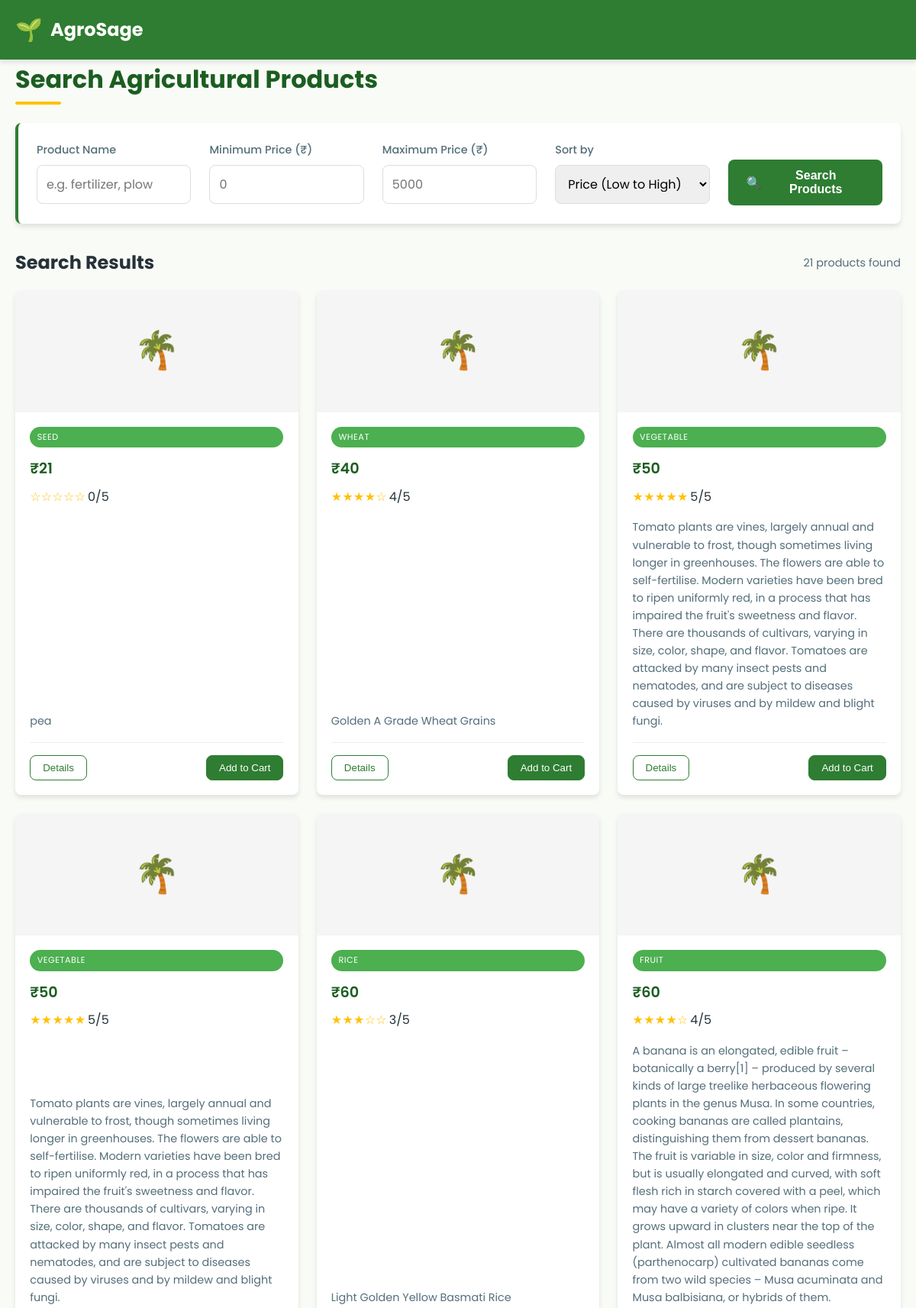
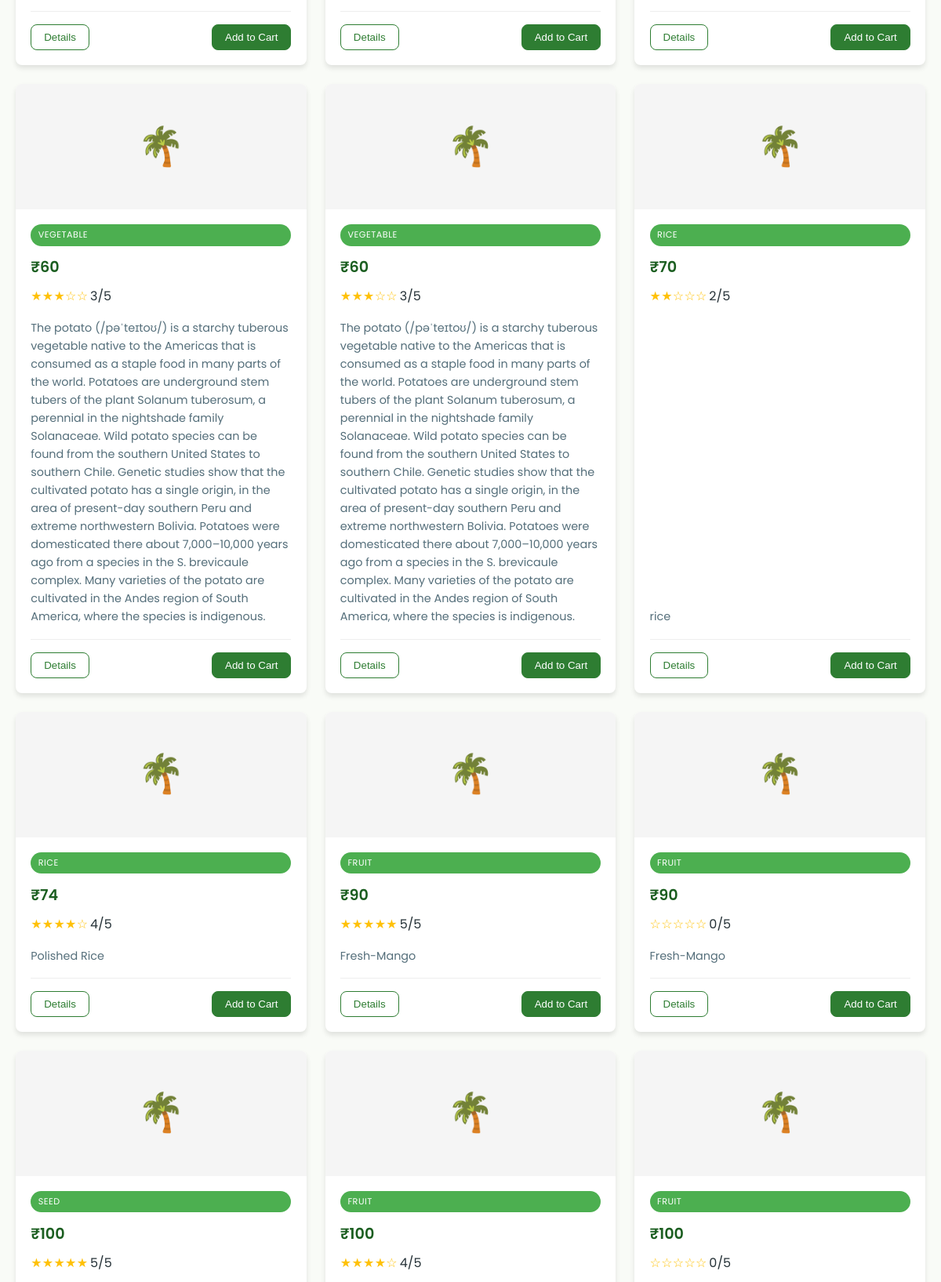
The page /search/ (signed in, upper part) on the database its author committed (2 pictures, top to bottom).
### home/models.py (models this page shows)
class MarketItems(models.Model):
    farmer = models.ForeignKey(User,on_delete=models.CASCADE)
    items_name = models.CharField(max_length=1000)
    items_description = models.TextField(max_length=1000)
    category = models.ForeignKey(Category,on_delete=models.CASCADE)   # e.g. “Fertilizer”, “Tool”
    item_price = models.IntegerField()
    item_image = models.ImageField(upload_to='market_items/')
    items_weight = models.IntegerField()
    min_weight = models.IntegerField(default=0)
    item_rating = models.IntegerField(default=0)
    location = models.CharField(max_length=300,default="Neelbad, Bhopal, Mp-42603")
    item_list_date = models.DateTimeField(auto_now_add=True)
    def __str__(self):
        return self.items_name

class Category(models.Model):
    name = models.CharField(max_length=300)
    def __str__(self):
        return self.name

### home/views.py (the view)
# urls.py: path('search/', views.search_products, name='search_products'),
@login_required
def search_products(request):
    q = request.GET.get('q', '').strip().lower()
    min_price = request.GET.get('min_price')
    max_price = request.GET.get('max_price')
    sort_by = request.GET.get('sort', 'item_price')  # change 'item_price'
    load_indices()
    ids = set()
    if q:
        terms = q.split()
        ids = inverted_index.lookup(terms)
    else:
        ids = set(MarketItems.objects.values_list('id', flat=True))
    qs = MarketItems.objects.filter(id__in=ids)
    if min_price: qs = qs.filter(item_price__gte=min_price)
    if max_price: qs = qs.filter(item_price__lte=max_price)
    valid_sorts = ['item_price', '-item_price', 'item_rating', '-item_rating']
    if sort_by in valid_sorts:
        qs = qs.order_by(sort_by)
    return render(request, "home/search_results.html", {"products": qs})

### home/autocomplete.py (called while the page is built)
    def insert(self, product):
        node = self.root
        name = (product.items_name or "").strip().lower()
        if not name:
            return  # skip empty or null names
        for ch in name:
            if ch not in node.children:
                node.children[ch] = TrieNode()
            node = node.children[ch]
            node.ids.add(product.id)
        node.is_end_of_word = True  # Optional
        print(f"Inserted '{name}' for product ID {product.id}")

### home/search_index.py (called while the page is built)
    def tokenize(self, text):
        return set(re.findall(r'\b\w+\b', text.lower()))

    def add_product(self, product):
        text_parts = [
            product.items_name or "",
            product.items_description or "",
            str(product.category.name) if hasattr(product.category, 'name') else ""
        ]
        combined_text = " ".join(text_parts)
        words = self.tokenize(combined_text)
        for word in words:
            self.index[word].add(product.id)
        print(f"Indexed Product [{product.id}]: {words}")

### home/views.py (called while the page is built)
def load_indices():
    global _loaded
    if _loaded:
        return
    for p in MarketItems.objects.all():
        inverted_index.add_product(p)
        autocomplete_trie.insert(p)
        print(p,inverted_index)
    _loaded = True

### templates/home/search_results.html (shortened to what this page needs)
{% load static %}
<!DOCTYPE html>
<html lang="en">
<head>
</head>
<body>
    <header>
        <div class="container header-content">
            <div class="logo">
                <span class="logo-icon">🌱</span>
                <span>AgroSage</span>
            </div>
        </div>
    </header>
    <main class="container">
        <h1>Search Agricultural Products</h1>
        <div class="search-box">
            <form class="search-form" method="get" action="{% url 'search_products' %}">
                <div class="form-group">
                    <label for="q">Product Name</label>
                    <input type="text" name="q" id="q" value="{{ request.GET.q }}" placeholder="e.g. fertilizer, plow">
                </div>
                <div class="form-group">
                    <label for="min_price">Minimum Price (₹)</label>
                    <input type="number" name="min_price" id="min_price" value="{{ request.GET.min_price }}" placeholder="0">
                </div>
                <div class="form-group">
                    <label for="max_price">Maximum Price (₹)</label>
                    <input type="number" name="max_price" id="max_price" value="{{ request.GET.max_price }}" placeholder="5000">
                </div>
                <div class="form-group">
                    <label for="sort">Sort by</label>
                    <select name="sort" id="sort">
                        <option value="price" {% if request.GET.sort == "item_price" %}selected{% endif %}>Price (Low to High)</option>
                    </select>
                </div>
                <div class="form-group">
                    <button type="submit" class="search-btn">
                        <span>🔍</span> Search Products
                    </button>
                </div>
            </form>
        </div>
        <div class="results-header">
            <h2>Search Results</h2>
            {% if products %}
                <span class="results-count">{{ products|length }} products found</span>
            {% endif %}
        </div>
        {% if products %}
            <div class="product-grid">
                {% for product in products %}
                    <div class="product-card">
                        <div class="product-img">
                            🌴
                        </div>
                        <div class="product-info">
                            <span class="product-category">{{ product.category }}</span>
                            <div class="product-price">₹{{ product.item_price }}</div>
                            <div class="product-rating">
                                <span class="stars">
                                    {% if product.item_rating >= 1 %}★{% else %}☆{% endif %}
                                    {% if product.item_rating >= 2 %}★{% else %}☆{% endif %}
                                    {% if product.item_rating >= 3 %}★{% else %}☆{% endif %}
                                    {% if product.item_rating >= 4 %}★{% else %}☆{% endif %}
                                    {% if product.item_rating >= 5 %}★{% else %}☆{% endif %}
                                </span>
                                <span>{{ product.item_rating }}/5</span>
                            </div>
                            <p class="product-description">{{ product.items_description|default:"No description available." }}</p>
                            <div class="product-actions">
                                <button class="action-btn">Details</button>
                                <button class="action-btn primary">Add to Cart</button>
                            </div>
                        </div>
                    </div>
                {% endfor %}
            </div>
        {% else %}
            <div class="empty-results">
                <div class="empty-icon">🔍</div>
                <h3>No products found</h3>
                <p>Try adjusting your search criteria or browse our categories</p>
            </div>
        {% endif %}
    </main>
</body>
</html>

### templates/home/search_results.html (style rules this page uses)
:root { --primary: #2E7D32; --primary-light: #4CAF50; --primary-dark: #1B5E20; --accent: #FFC107; --text: #263238; --text-light: #546E7A; --bg-light: #F9FBF7; --white: #FFFFFF; --shadow: 0 4px 6px rgba(0,0,0,0.1); --radius: 8px; }
* { margin: 0; padding: 0; box-sizing: border-box; }
body { font-family: 'Poppins', sans-serif; background-color: var(--bg-light); color: var(--text); line-height: 1.6; padding: 0; margin: 0; }
.container { max-width: 1200px; margin: 0 auto; padding: 0 20px; }
header { background-color: var(--primary); color: var(--white); padding: 1rem 0; box-shadow: var(--shadow); }
.header-content { display: flex; justify-content: space-between; align-items: center; }
.logo { display: flex; align-items: center; gap: 10px; font-size: 1.5rem; font-weight: 700; }
.logo-icon { font-size: 1.8rem; }
main { padding: 2rem 0; }
h1 { color: var(--primary-dark); margin-bottom: 1.5rem; font-size: 2rem; position: relative; padding-bottom: 0.5rem; }
h1::after { content: ''; position: absolute; bottom: 0; left: 0; width: 60px; height: 4px; background-color: var(--accent); border-radius: 2px; }
.search-box { background: var(--white); padding: 1.5rem; border-radius: var(--radius); box-shadow: var(--shadow); margin-bottom: 2rem; border-left: 4px solid var(--primary); }
.search-form { display: grid; grid-template-columns: repeat(auto-fit, minmax(200px, 1fr)); gap: 1.5rem; }
.form-group { display: flex; flex-direction: column; }
label { font-weight: 500; margin-bottom: 0.5rem; color: var(--text-light); font-size: 0.9rem; }
input, select { padding: 0.75rem; border: 1px solid #ddd; border-radius: var(--radius); font-family: inherit; font-size: 1rem; transition: all 0.3s ease; }
.search-btn { background-color: var(--primary); color: white; border: none; padding: 0.75rem 1.5rem; border-radius: var(--radius); cursor: pointer; font-weight: 600; font-size: 1rem; transition: background-color 0.3s ease; display: flex; align-items: center; justify-content: center; gap: 8px; margin-top: 1.5rem; }
.results-header { display: flex; justify-content: space-between; align-items: center; margin-bottom: 1rem; }
.results-count { color: var(--text-light); font-size: 0.9rem; }
.product-grid { display: grid; grid-template-columns: repeat(auto-fill, minmax(280px, 1fr)); gap: 1.5rem; }
.product-card { background: var(--white); border-radius: var(--radius); overflow: hidden; box-shadow: var(--shadow); transition: transform 0.3s ease, box-shadow 0.3s ease; display: flex; flex-direction: column; }
.product-img { height: 160px; background-color: #f5f5f5; display: flex; align-items: center; justify-content: center; color: var(--text-light); font-size: 3rem; }
.product-info { padding: 1.2rem; flex-grow: 1; display: flex; flex-direction: column; }
.product-category { background-color: var(--primary-light); color: white; font-size: 0.7rem; padding: 0.3rem 0.6rem; border-radius: 20px; display: inline-block; margin-bottom: 0.8rem; text-transform: uppercase; letter-spacing: 0.5px; }
.product-price { font-size: 1.2rem; font-weight: 600; color: var(--primary-dark); margin-bottom: 0.5rem; }
.product-rating { display: flex; align-items: center; margin-bottom: 1rem; gap: 5px; }
.stars { color: var(--accent); letter-spacing: -2px; }
.product-description { color: var(--text-light); font-size: 0.9rem; margin-top: auto; }
.product-actions { display: flex; justify-content: space-between; margin-top: 1rem; padding-top: 1rem; border-top: 1px solid #eee; }
.action-btn { background-color: transparent; border: 1px solid var(--primary); color: var(--primary); padding: 0.5rem 1rem; border-radius: var(--radius); cursor: pointer; font-weight: 500; transition: all 0.3s ease; }
.action-btn.primary { background-color: var(--primary); color: white; }

### rows shown on the page
MarketItems: category "SEED", item_price "21", item_rating "0", items_description "pea"
MarketItems: category "WHEAT", item_price "40", item_rating "4", items_description "Golden A Grade Wheat Grains"
MarketItems: category "VEGETABLE", item_price "50", item_rating "5", items_description "Tomato plants are vines, largely annual and vulnerable to frost, though sometimes living longer in greenhouses. The flowers are able to self-fertilise. Modern varieties have been bred to ripen uniformly red, in a process that has impaired the fruit's sweetness and flavor. There are thousands of cultivars, varying in size, color, shape, and flavor. Tomatoes are attacked by many insect pests and nematodes, and are subject to diseases caused by viruses and by mildew and blight fungi."
MarketItems: category "VEGETABLE", item_price "50", item_rating "5", items_description "Tomato plants are vines, largely annual and vulnerable to frost, though sometimes living longer in greenhouses. The flowers are able to self-fertilise. Modern varieties have been bred to ripen uniformly red, in a process that has impaired the fruit's sweetness and flavor. There are thousands of cultivars, varying in size, color, shape, and flavor. Tomatoes are attacked by many insect pests and nematodes, and are subject to diseases caused by viruses and by mildew and blight fungi."
MarketItems: category "RICE", item_price "60", item_rating "3", items_description "Light Golden Yellow Basmati Rice"
MarketItems: category "FRUIT", item_price "60", item_rating "4", items_description "A banana is an elongated, edible fruit – botanically a berry[1] – produced by several kinds of large treelike herbaceous flowering plants in the genus Musa. In some countries, cooking bananas are called plantains, distinguishing them from dessert bananas. The fruit is variable in size, color and firmness, but is usually elongated and curved, with soft flesh rich in starch covered with a peel, which may have a variety of colors when ripe. It grows upward in clusters near the top of the plant. Almost all modern edible seedless (parthenocarp) cultivated bananas come from two wild species – Musa acuminata and Musa balbisiana, or hybrids of them."
MarketItems: category "VEGETABLE", item_price "60", item_rating "3", items_description "The potato (/pəˈteɪtoʊ/) is a starchy tuberous vegetable native to the Americas that is consumed as a staple food in many parts of the world. Potatoes are underground stem tubers of the plant Solanum tuberosum, a perennial in the nightshade family Solanaceae. Wild potato species can be found from the southern United States to southern Chile. Genetic studies show that the cultivated potato has a single origin, in the area of present-day southern Peru and extreme northwestern Bolivia. Potatoes were domesticated there about 7,000–10,000 years ago from a species in the S. brevicaule complex. Many varieties of the potato are cultivated in the Andes region of South America, where the species is…"
MarketItems: category "VEGETABLE", item_price "60", item_rating "3", items_description "The potato (/pəˈteɪtoʊ/) is a starchy tuberous vegetable native to the Americas that is consumed as a staple food in many parts of the world. Potatoes are underground stem tubers of the plant Solanum tuberosum, a perennial in the nightshade family Solanaceae. Wild potato species can be found from the southern United States to southern Chile. Genetic studies show that the cultivated potato has a single origin, in the area of present-day southern Peru and extreme northwestern Bolivia. Potatoes were domesticated there about 7,000–10,000 years ago from a species in the S. brevicaule complex. Many varieties of the potato are cultivated in the Andes region of South America, where the species is…"
MarketItems: category "RICE", item_price "70", item_rating "2", items_description "rice"
MarketItems: category "RICE", item_price "74", item_rating "4", items_description "Polished Rice"
MarketItems: category "FRUIT", item_price "90", item_rating "5", items_description "Fresh-Mango"
MarketItems: category "FRUIT", item_price "90", item_rating "0", items_description "Fresh-Mango"
MarketItems: category "SEED", item_price "100", item_rating "5"
MarketItems: category "FRUIT", item_price "100", item_rating "4"
MarketItems: category "FRUIT", item_price "100", item_rating "0"

### other values the page prints
{{ products|length }} "21"
